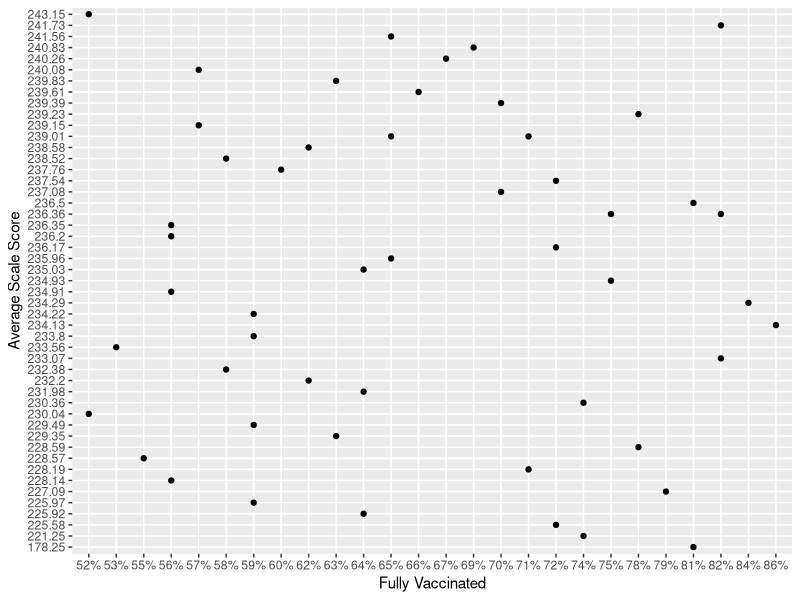

Source code (R):
## ---- chunk 1
library(tidyverse)
vaccination <- read_csv("NAEP Data - Vaccination.csv")
math_scores4 <- read_csv("NAEP Data - Mathematics, Grade 4, 2017, 2019, 2022.csv")

math_vaccination <- vaccination |> 
  left_join(math_scores4) |>
  filter(Year == "2022") |>
  select(`Jurisdiction`, `Fully Vaccinated`, `Average Scale Score`)

math_vaccination_plot <- math_vaccination |>
  ggplot(mapping = aes(x = `Fully Vaccinated`,
                       y = `Average Scale Score`)) +
  geom_point()

math_vaccination_plot
